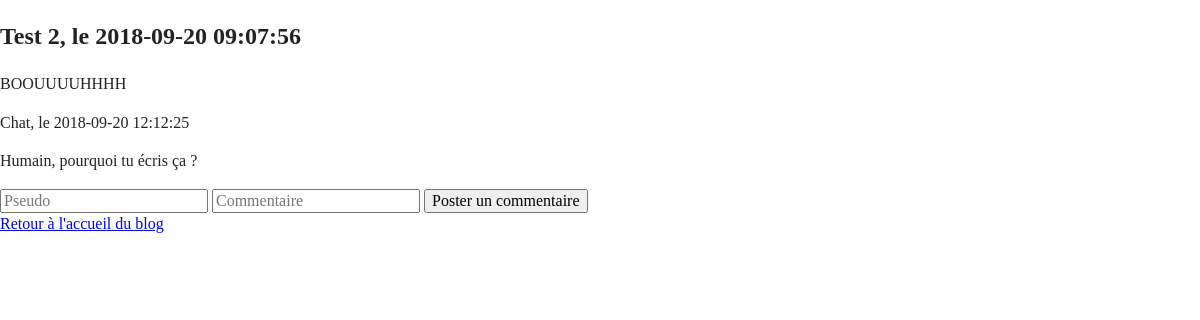
The page /php/commentaires.php?billet=2 on the database its author committed.
### tables this page shows
CREATE TABLE `billets` (
  `id` int(11) NOT NULL,
  `titre` varchar(255) NOT NULL,
  `contenu` text NOT NULL,
  `date_creation` datetime NOT NULL
);

CREATE TABLE `commentaires` (
  `id` int(11) NOT NULL,
  `id_billets` int(11) NOT NULL,
  `auteur` varchar(255) NOT NULL,
  `commentaire` text NOT NULL,
  `date_commentaire` datetime NOT NULL
);

### php/commentaires.php (the view, shortened to what this page needs)
<!doctype html>
<html class="no-js" lang="fr">
<head>
  <link rel="stylesheet" href="css/normalize.css">
  <link rel="stylesheet" href="css/main.css">
</head>
<body>
  <?php
  include 'co_bdd.php';
  $req = $bdd->prepare('SELECT * FROM billets WHERE id = :id ');
  $req->execute(array(
    'id' => $_GET['billet']
));
  $rep = $req->fetch();
  ?>
  <div class="billets">
    <h2><?php echo $rep['titre'] . ', le ' . $rep['date_creation'];?></h2>
    <p><?php echo $rep['contenu']; ?></p>
  </div>
  <?php
  $req2 = $bdd->prepare('SELECT * FROM commentaires WHERE id_billets = :id_billets');
  $req2->execute(array(
    'id_billets' => $_GET['billet']
  ));
  while ($val = $req2->fetch()) {
    ?>
    <p><?php echo $val['auteur'] . ', le ' . $val['date_commentaire']; ?></p>
    <p><?php echo $val['commentaire']; ?></p>
    <?php
  }
   ?>
   <form action="commentaires_post.php" method="post">
     <input type="text" name="pseudo" value="" placeholder="Pseudo" required>
     <input type="text" name="commentaire" value="" placeholder="Commentaire" required>
     <input type="submit" name="post_comment" value="Poster un commentaire" >
   </form>
   <a href="../index.php">Retour à l'accueil du blog</a>
</body>
</html>

### css/main.css (style rules this page uses)
html { color: #222; font-size: 1em; line-height: 1.4; }

### rows shown on the page
billets: titre "Test 2", date_creation "2018-09-20 09:07:56", contenu "BOOUUUUHHHH"
commentaires: auteur "Chat", date_commentaire "2018-09-20 12:12:25", commentaire "Humain, pourquoi tu écris ça ?"
